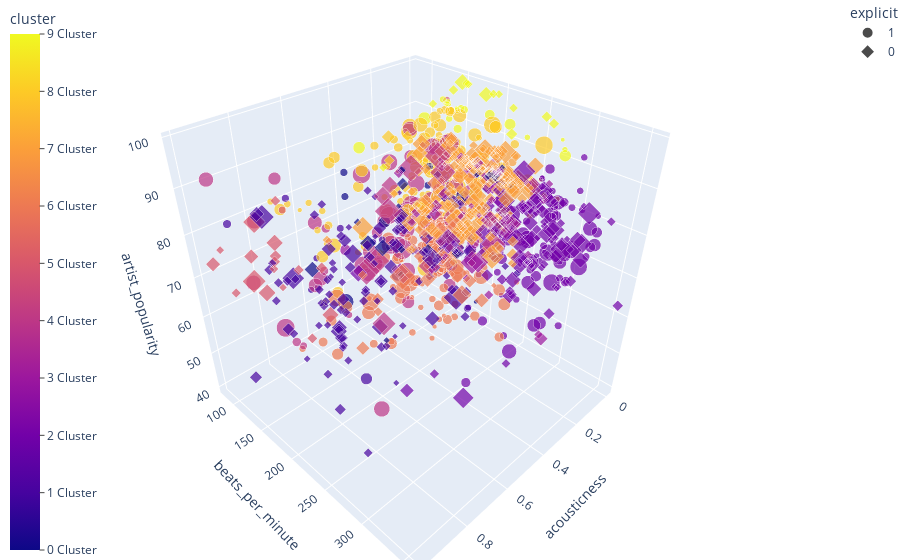

Notebook cell for this chart:
### Markdown cell above
## Awesome, now let's actually make the super cool plot

### Code cell
fig = px.scatter_3d(newnew, x='acousticness', y='beats_per_minute', z='artist_popularity',
              color='cluster', size='liveness',
              symbol='explicit', opacity=0.7, hover_data=['album', 'name', 'artist', 'release_date'])

# tight layout
fig.update_layout(margin=dict(l=0, r=0, b=0, t=0),
                 coloraxis_colorbar=dict(yanchor="top", y=1, x=0,
                                          ticks="outside",
                                          ticksuffix=" Cluster"))

### Figure 1 — Plotly figure (JSON) as saved in the notebook; plotly's stock layout.template omitted (floating-point values rounded to 4 significant figures; data arrays with more than 128 entries replaced by an {"elided": "..."} marker saying what was removed)
{"data": [{"customdata": {"elided": "529x4 str values"}, "hovertemplate": "explicit=1<br>acousticness=%{x}<br>beats_per_minute=%{y}<br>artist_popularity=%{z}<br>liveness=%{marker.size}<br>album=%{customdata[0]}<br>name=%{customdata[1]}<br>artist=%{customdata[2]}<br>release_date=%{customdata[3]}<br>cluster=%{marker.color}<extra></extra>", "legendgroup": "1", "marker": {"color": {"elided": "529 int values"}, "coloraxis": "coloraxis", "opacity": 0.7, "size": {"elided": "529 float values"}, "sizemode": "area", "sizeref": 0.002422, "symbol": "circle"}, "mode": "markers", "name": "1", "scene": "scene", "showlegend": true, "type": "scatter3d", "x": {"elided": "529 float values"}, "y": {"elided": "529 float values"}, "z": {"elided": "529 int values"}}, {"customdata": {"elided": "574x4 str values"}, "hovertemplate": "explicit=0<br>acousticness=%{x}<br>beats_per_minute=%{y}<br>artist_popularity=%{z}<br>liveness=%{marker.size}<br>album=%{customdata[0]}<br>name=%{customdata[1]}<br>artist=%{customdata[2]}<br>release_date=%{customdata[3]}<br>cluster=%{marker.color}<extra></extra>", "legendgroup": "0", "marker": {"color": {"elided": "574 int values"}, "coloraxis": "coloraxis", "opacity": 0.7, "size": {"elided": "574 float values"}, "sizemode": "area", "sizeref": 0.002422, "symbol": "diamond"}, "mode": "markers", "name": "0", "scene": "scene", "showlegend": true, "type": "scatter3d", "x": {"elided": "574 float values"}, "y": {"elided": "574 float values"}, "z": {"elided": "574 int values"}}], "layout": {"coloraxis": {"colorbar": {"ticks": "outside", "ticksuffix": " Cluster", "title": {"text": "cluster"}, "x": 0, "y": 1, "yanchor": "top"}, "colorscale": [[0, "#0d0887"], [0.1111, "#46039f"], [0.2222, "#7201a8"], [0.3333, "#9c179e"], [0.4444, "#bd3786"], [0.5556, "#d8576b"], [0.6667, "#ed7953"], [0.7778, "#fb9f3a"], [0.8889, "#fdca26"], [1, "#f0f921"]]}, "legend": {"itemsizing": "constant", "title": {"text": "explicit"}, "tracegroupgap": 0}, "margin": {"b": 0, "l": 0, "r": 0, "t": 0}, "scene": {"domain": {"x": [0, 1], "y": [0, 1]}, "xaxis": {"title": {"text": "acousticness"}}, "yaxis": {"title": {"text": "beats_per_minute"}}, "zaxis": {"title": {"text": "artist_popularity"}}}}}
